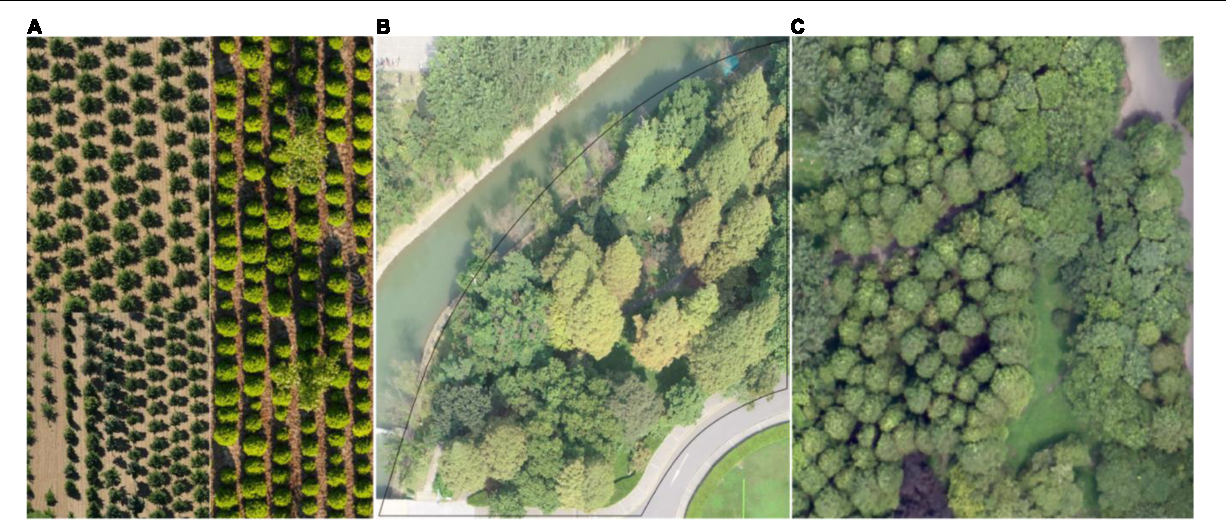
#> input picture uploads/test_forest.png, 1226 x 522 px
$ python -i image_processing.py   (imports and definitions only)
#> lines starting #> are read from the running program, lines starting #| are printed output that depends on the picture; after the words box and inside, x2 and y2 are one past the last pixel; in counts of white or black regions, pixels touching at a corner belong together
import os
import uuid
import logging
import numpy as np
from PIL import Image, ImageEnhance, ImageFilter
import cv2

def process_image(image_path, output_folder):
    """
    Process the input image for geospatial analysis:
    - Convert to grayscale
    - Apply threshold to highlight features
    - Apply noise reduction
    - Apply edge detection

    Args:
        image_path (str): Path to the input image
        output_folder (str): Directory to save processed images

    Returns:
        str: Path to the processed image
    """
#> called with image_path = '../uploads/test_forest.png', output_folder = 'out.png'
    try:
        logging.info(f"Processing image: {image_path}")

        # Open the image
        img = Image.open(image_path)
#> img is the input picture: PIL image 1226x522 RGB; mean R, G, B 131.4, 139.7, 109

        # Convert to RGB if it's not already
        if img.mode != 'RGB':
            img = img.convert('RGB')

        # Convert to numpy array for OpenCV processing
        img_array = np.array(img)

        # Convert to grayscale
        gray = cv2.cvtColor(img_array, cv2.COLOR_RGB2GRAY)
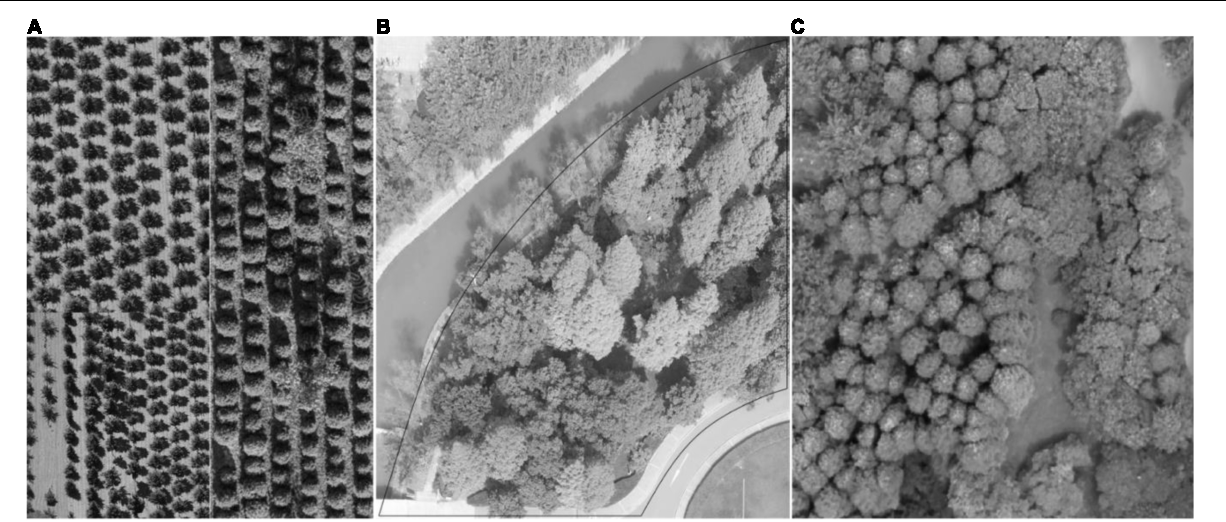
#> gray: shape (522, 1226); min 0, max 255, mean 133.7

        # Apply Gaussian blur for noise reduction
        blurred = cv2.GaussianBlur(gray, (5, 5), 0)

        # Apply adaptive thresholding
        thresh = cv2.adaptiveThreshold(
            blurred, 255, cv2.ADAPTIVE_THRESH_GAUSSIAN_C,
            cv2.THRESH_BINARY_INV, 11, 2
        )
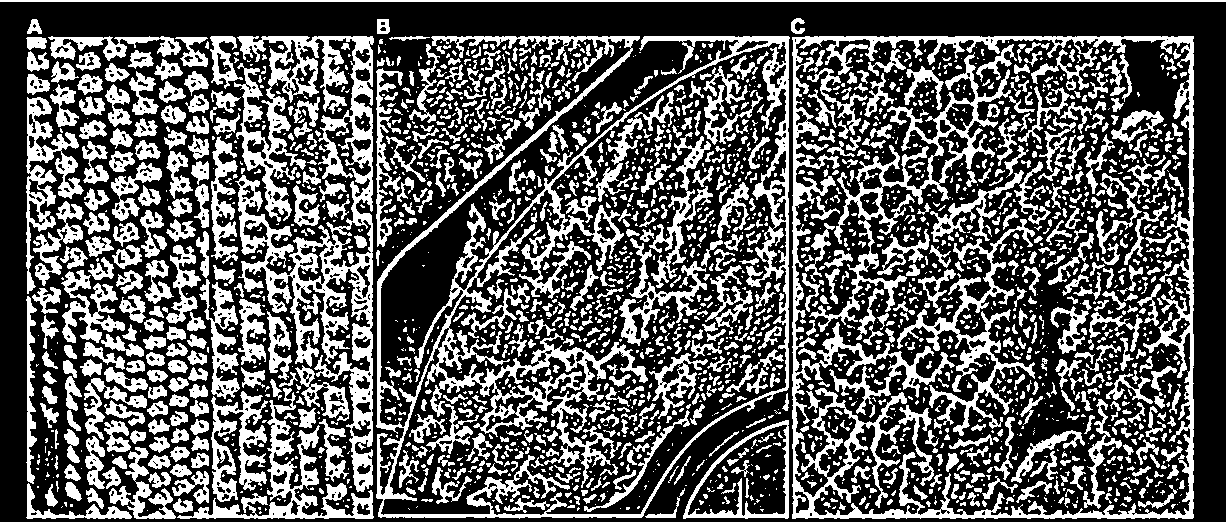
#> thresh: shape (522, 1226); 35.9% white; 2550 white regions (1507 under 20 px), largest, box (x1, y1, x2, y2) and area: (376, 36, 790, 519) 26232, (792, 36, 1194, 519) 20776, (234, 36, 374, 492) 19768

        # Edge detection using Canny algorithm
        edges = cv2.Canny(thresh, 50, 150)
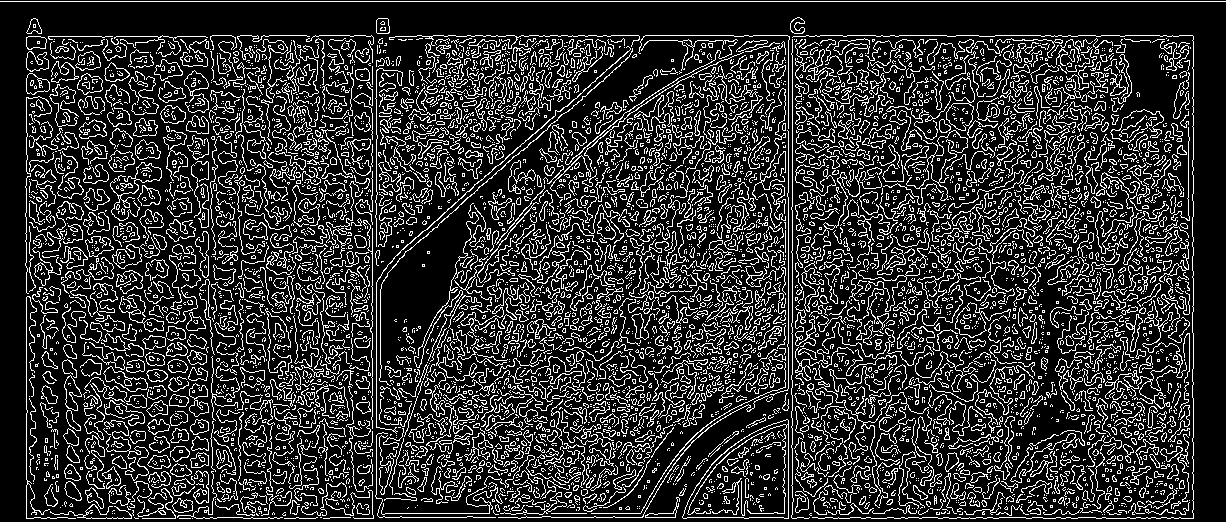
#> edges: shape (522, 1226); 19% white in thin lines or dots

        # Morphological operations to clean up the result
        kernel = np.ones((3, 3), np.uint8)
        cleaned = cv2.morphologyEx(edges, cv2.MORPH_CLOSE, kernel)
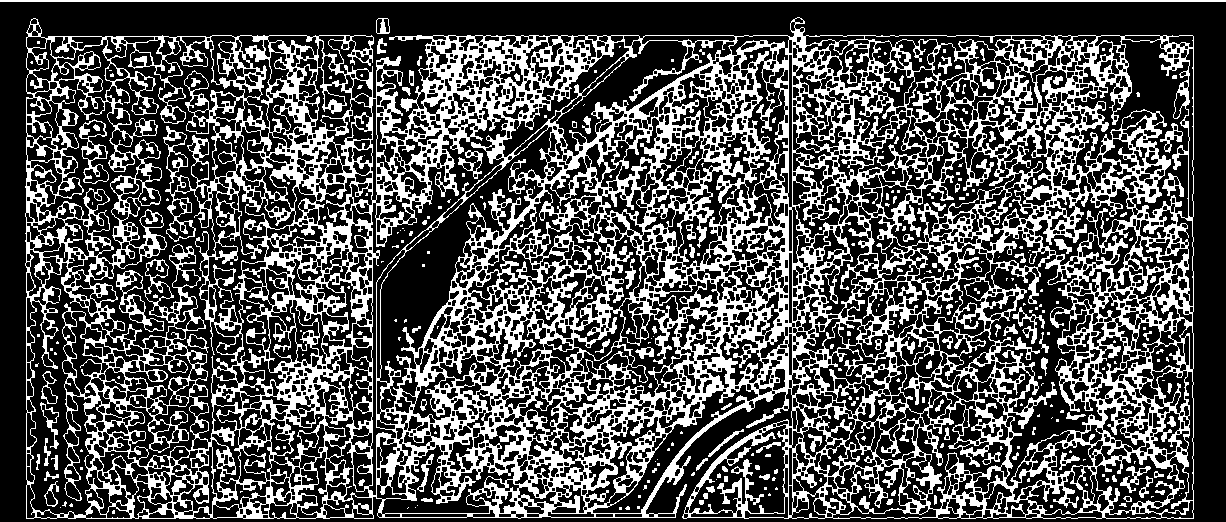
#> cleaned: shape (522, 1226); 32.4% white; 331 white regions (230 under 20 px), largest, box (x1, y1, x2, y2) and area: (25, 17, 1194, 519) 195988, (0, 0, 1226, 2) 2452, (116, 270, 164, 332) 605

        # Convert back to PIL Image
        processed_img = Image.fromarray(cleaned)

        # Save the processed image
        processed_filename = f"{uuid.uuid4().hex}_processed.png"
        output_path = os.path.join(output_folder, processed_filename)
        processed_img.save(output_path)

        logging.info(f"Image processing complete: {output_path}")
        return output_path

    except Exception as e:
        logging.error(f"Error in image processing: {str(e)}")
        raise Exception(f"Image processing failed: {str(e)}")

>>> result = process_image('../uploads/test_forest.png', 'out.png')
